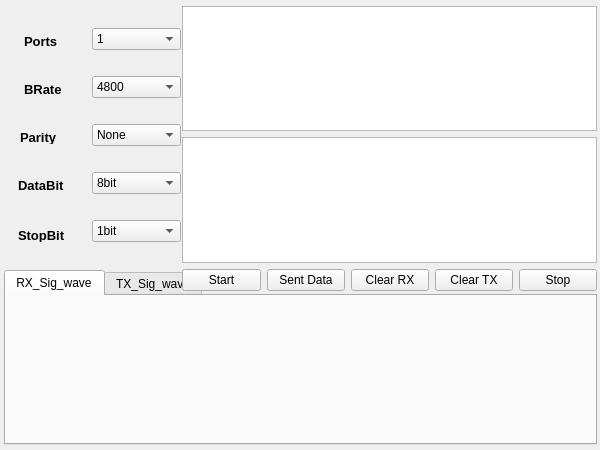
<?xml version="1.0" encoding="UTF-8"?>
<ui version="4.0">
 <class>Form</class>
 <widget class="QWidget" name="Form">
  <property name="enabled">
   <bool>true</bool>
  </property>
  <property name="geometry">
   <rect>
    <x>0</x>
    <y>0</y>
    <width>600</width>
    <height>450</height>
   </rect>
  </property>
  <property name="focusPolicy">
   <enum>Qt::TabFocus</enum>
  </property>
  <property name="acceptDrops">
   <bool>false</bool>
  </property>
  <property name="windowTitle">
   <string>Form</string>
  </property>
  <widget class="QWidget" name="verticalLayoutWidget">
   <property name="geometry">
    <rect>
     <x>4</x>
     <y>270</y>
     <width>593</width>
     <height>175</height>
    </rect>
   </property>
   <layout class="QVBoxLayout" name="plot_input_output_layout">
    <item>
     <widget class="QTabWidget" name="plot_table">
      <property name="currentIndex">
       <number>0</number>
      </property>
      <widget class="QWidget" name="RX_signal_wave">
       <attribute name="title">
        <string>RX_Sig_wave</string>
       </attribute>
      </widget>
      <widget class="QWidget" name="TX_signal_wave">
       <attribute name="title">
        <string>TX_Sig_wave</string>
       </attribute>
      </widget>
     </widget>
    </item>
   </layout>
  </widget>
  <widget class="QWidget" name="verticalLayoutWidget_7">
   <property name="geometry">
    <rect>
     <x>92</x>
     <y>8</y>
     <width>89</width>
     <height>259</height>
    </rect>
   </property>
   <layout class="QVBoxLayout" name="set_window_layout">
    <item>
     <widget class="QComboBox" name="set_ports_box">
      <item>
       <property name="text">
        <string>1</string>
       </property>
      </item>
      <item>
       <property name="text">
        <string>2</string>
       </property>
      </item>
      <item>
       <property name="text">
        <string>3</string>
       </property>
      </item>
      <item>
       <property name="text">
        <string>4</string>
       </property>
      </item>
      <item>
       <property name="text">
        <string>5</string>
       </property>
      </item>
      <item>
       <property name="text">
        <string>6</string>
       </property>
      </item>
      <item>
       <property name="text">
        <string>7</string>
       </property>
      </item>
      <item>
       <property name="text">
        <string>8</string>
       </property>
      </item>
      <item>
       <property name="text">
        <string>9</string>
       </property>
      </item>
     </widget>
    </item>
    <item>
     <widget class="QComboBox" name="set_baud_rate_box">
      <item>
       <property name="text">
        <string>4800</string>
       </property>
      </item>
      <item>
       <property name="text">
        <string>9600</string>
       </property>
      </item>
      <item>
       <property name="text">
        <string>19200</string>
       </property>
      </item>
      <item>
       <property name="text">
        <string>38400</string>
       </property>
      </item>
      <item>
       <property name="text">
        <string>57600</string>
       </property>
      </item>
      <item>
       <property name="text">
        <string>115200</string>
       </property>
      </item>
     </widget>
    </item>
    <item>
     <widget class="QComboBox" name="set_parity_box">
      <item>
       <property name="text">
        <string>None</string>
       </property>
      </item>
      <item>
       <property name="text">
        <string>Even</string>
       </property>
      </item>
      <item>
       <property name="text">
        <string>Odd</string>
       </property>
      </item>
      <item>
       <property name="text">
        <string>Mark1</string>
       </property>
      </item>
      <item>
       <property name="text">
        <string>Space</string>
       </property>
      </item>
     </widget>
    </item>
    <item>
     <widget class="QComboBox" name="set_data_bit_box">
      <item>
       <property name="text">
        <string>8bit</string>
       </property>
      </item>
      <item>
       <property name="text">
        <string>7bit</string>
       </property>
      </item>
      <item>
       <property name="text">
        <string>6bit</string>
       </property>
      </item>
      <item>
       <property name="text">
        <string>5bit</string>
       </property>
      </item>
     </widget>
    </item>
    <item>
     <widget class="QComboBox" name="set_stop_bit_box">
      <item>
       <property name="text">
        <string>1bit</string>
       </property>
      </item>
      <item>
       <property name="text">
        <string>1.5bit</string>
       </property>
      </item>
      <item>
       <property name="text">
        <string>2bit</string>
       </property>
      </item>
     </widget>
    </item>
   </layout>
  </widget>
  <widget class="QLabel" name="set_ports_label">
   <property name="geometry">
    <rect>
     <x>24</x>
     <y>34</y>
     <width>54</width>
     <height>14</height>
    </rect>
   </property>
   <property name="font">
    <font>
     <pointsize>10</pointsize>
     <weight>75</weight>
     <bold>true</bold>
    </font>
   </property>
   <property name="text">
    <string>Ports</string>
   </property>
  </widget>
  <widget class="QLabel" name="set_baud_rate_label">
   <property name="geometry">
    <rect>
     <x>24</x>
     <y>82</y>
     <width>54</width>
     <height>14</height>
    </rect>
   </property>
   <property name="font">
    <font>
     <pointsize>10</pointsize>
     <weight>75</weight>
     <bold>true</bold>
    </font>
   </property>
   <property name="text">
    <string>BRate</string>
   </property>
  </widget>
  <widget class="QLabel" name="set_parity_label">
   <property name="geometry">
    <rect>
     <x>20</x>
     <y>130</y>
     <width>54</width>
     <height>14</height>
    </rect>
   </property>
   <property name="font">
    <font>
     <pointsize>10</pointsize>
     <weight>75</weight>
     <bold>true</bold>
    </font>
   </property>
   <property name="text">
    <string>Parity</string>
   </property>
  </widget>
  <widget class="QLabel" name="set_data_bit_label">
   <property name="geometry">
    <rect>
     <x>18</x>
     <y>178</y>
     <width>54</width>
     <height>14</height>
    </rect>
   </property>
   <property name="font">
    <font>
     <pointsize>10</pointsize>
     <weight>75</weight>
     <bold>true</bold>
    </font>
   </property>
   <property name="text">
    <string>DataBit</string>
   </property>
  </widget>
  <widget class="QLabel" name="set_stop_bit_label">
   <property name="geometry">
    <rect>
     <x>18</x>
     <y>228</y>
     <width>54</width>
     <height>14</height>
    </rect>
   </property>
   <property name="font">
    <font>
     <pointsize>10</pointsize>
     <weight>75</weight>
     <bold>true</bold>
    </font>
   </property>
   <property name="text">
    <string>StopBit</string>
   </property>
  </widget>
  <widget class="QWidget" name="gridLayoutWidget">
   <property name="geometry">
    <rect>
     <x>182</x>
     <y>6</y>
     <width>415</width>
     <height>285</height>
    </rect>
   </property>
   <layout class="QGridLayout" name="input_output_layout">
    <item row="3" column="0">
     <widget class="QPushButton" name="start_button">
      <property name="text">
       <string>Start</string>
      </property>
     </widget>
    </item>
    <item row="1" column="0" colspan="5">
     <widget class="QPlainTextEdit" name="output_window"/>
    </item>
    <item row="0" column="0" colspan="5">
     <widget class="QPlainTextEdit" name="input_window"/>
    </item>
    <item row="3" column="1">
     <widget class="QPushButton" name="sent_data_button">
      <property name="text">
       <string>Sent Data</string>
      </property>
     </widget>
    </item>
    <item row="3" column="2">
     <widget class="QPushButton" name="clear_rx_button">
      <property name="text">
       <string>Clear RX</string>
      </property>
     </widget>
    </item>
    <item row="3" column="3">
     <widget class="QPushButton" name="clear_tx_button">
      <property name="text">
       <string>Clear TX</string>
      </property>
     </widget>
    </item>
    <item row="3" column="4">
     <widget class="QPushButton" name="stop_button">
      <property name="text">
       <string>Stop</string>
      </property>
     </widget>
    </item>
   </layout>
  </widget>
 </widget>
 <resources/>
 <connections/>
</ui>
